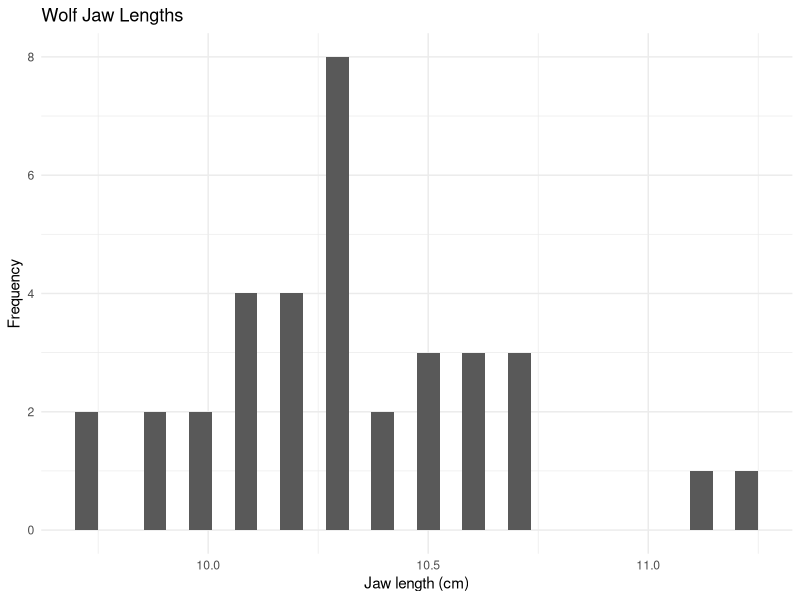
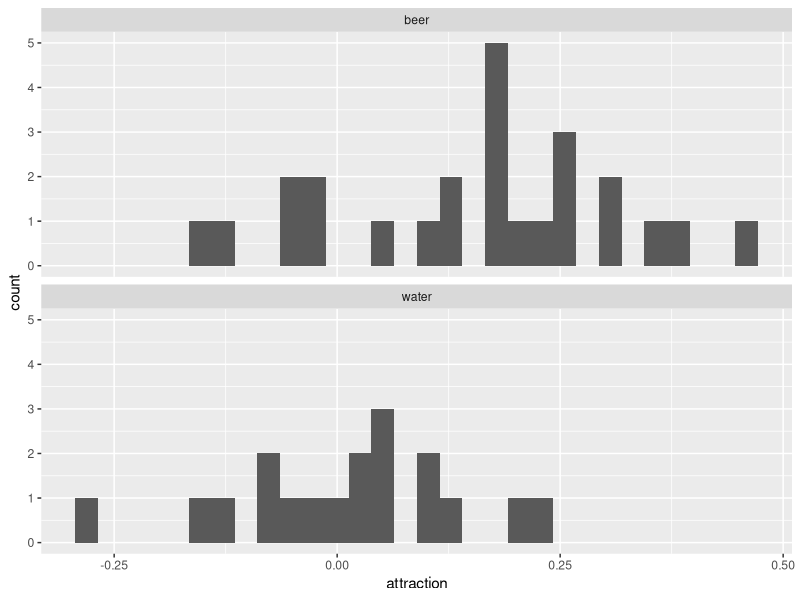
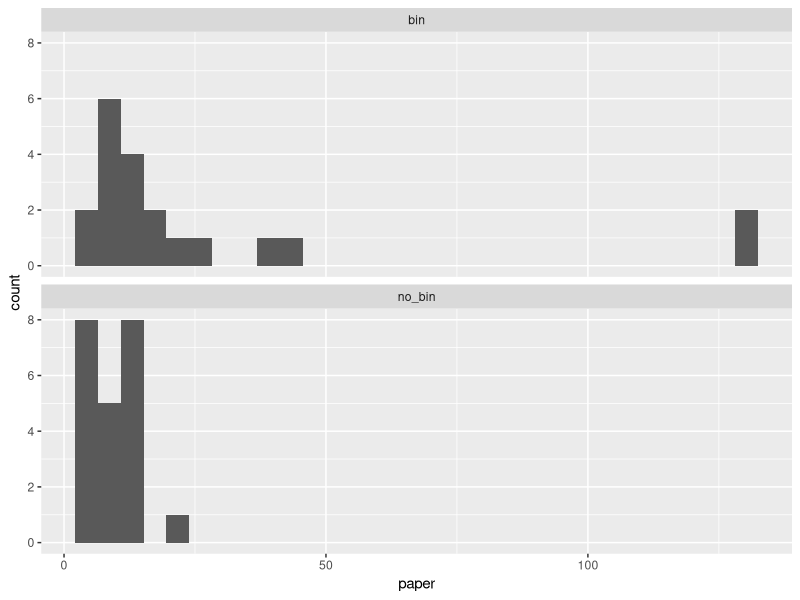
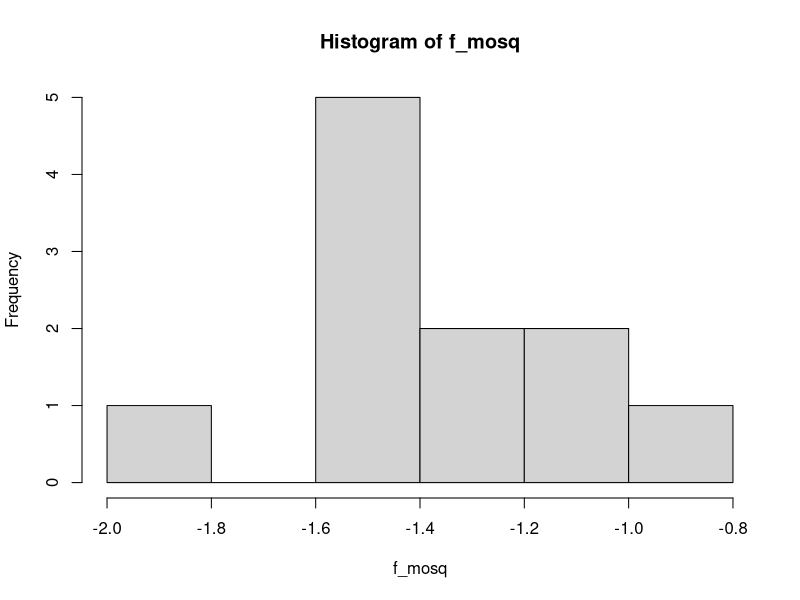
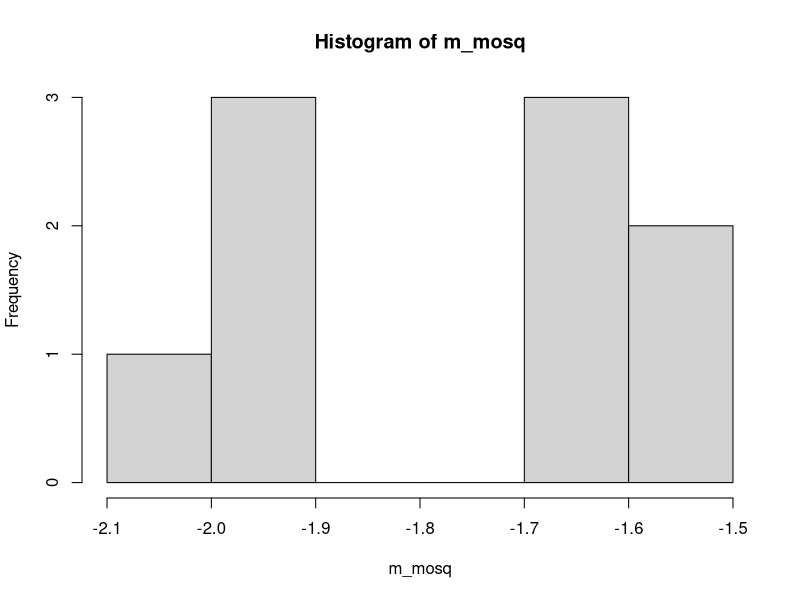

The R script that drew these images, in order:
## ---- chunk 1
knitr::opts_chunk$set(echo = TRUE)

library(tidyverse)
library(kableExtra)

## ---- chunk 2

elev_change <- c(58.9, 7.8, 108.6, 44.8, 11.1, 19.2, 61.9, 30.5, 12.7, 35.8, 7.4, 39.3, 24.0, 62.1, 24.3, 55.3, 32.7, 65.3, -19.3, 7.6, -5.2, -2.1, 31.0, 69.0, 88.6, 39.5, 20.7, 89.0, 69.0, 64.9, 64.8)

## ---- chunk 3

elev_change_mean <- mean(elev_change)

## ---- chunk 4

elev_change_std <- sd(elev_change)

## ---- chunk 5

elev_change_sterr <- elev_change_std/sqrt(length(elev_change))

## ---- chunk 6

# df is one less than n because we have to estimate the stdev from the sample
elev_change_df <- length(elev_change) - 1

## ---- chunk 7

elev_t_crit <- qt(0.975, elev_change_df)

## ---- chunk 8

spread_95 <- qt(0.975, df=elev_change_df) * elev_change_std/sqrt(length(elev_change))

elev_change_lower <- elev_change_mean - spread_95
elev_change_upper <- elev_change_mean + spread_95

## ---- chunk 9

elev_test <- t.test(elev_change)

## ---- chunk 10

n_poll = 50
mean_poll = 18.5
std_poll = 7

spread_95 <- qt(0.975, df=n_poll-1) * std_poll/sqrt(n_poll)

poll_change_lower <- mean_poll - spread_95
poll_change_upper <- mean_poll + spread_95

## ---- chunk 11

elev_var <- var(elev_change)

## ---- chunk 12

elev_critical_chi_hi = qchisq(0.025, df=elev_change_df)

## ---- chunk 13

elev_critical_chi_low = qchisq(0.975, df=elev_change_df)

## ---- chunk 14

elev_var_low <- (length(elev_change)-1) * elev_change_std^2 / elev_critical_chi_low
elev_var_hi <- (length(elev_change)-1) * elev_change_std^2 / elev_critical_chi_hi

## ---- chunk 15

wolf_jaws <- data.frame(length=c(10.2, 10.4, 9.9, 10.7, 10.3, 9.7, 10.3, 10.7, 10.1, 10.6, 10.3, 10.0, 10.2, 10.1, 10.3, 9.9, 9.7, 10.6, 10.4, 10.1, 10.6, 10.3, 10.3, 10.5, 10.2, 10.2, 10.5, 10.1, 11.2, 10.5, 10.3, 10.0, 10.3, 10.7, 11.1))

## ---- chunk 16

ggplot(data=wolf_jaws) + 
  geom_histogram(aes(x=length)) + 
  ggtitle('Wolf Jaw Lengths') + 
  xlab('Jaw length (cm)') + 
  ylab('Frequency') + 
  theme_minimal()

## ---- chunk 17

jaw_mean <- mean(wolf_jaws$length)
jaw_sterr <- sd(wolf_jaws$length)/sqrt(nrow(wolf_jaws))

## ---- chunk 18

spread_95 <- qt(0.975, df=nrow(wolf_jaws)-1) * jaw_sterr

jaw_lower <- jaw_mean - spread_95
jaw_upper <- jaw_mean + spread_95

## ---- chunk 19

jaw_df <- nrow(wolf_jaws)-1
jaw_std <- sd(wolf_jaws$length)

jaw_var_lower <- jaw_df*jaw_std^2 / qchisq(0.995, df=jaw_df)
jaw_var_upper <- jaw_df*jaw_std^2 / qchisq(0.005, df=jaw_df)

## ---- chunk 20

jaw_std_lower <- sqrt(jaw_var_lower)
jaw_std_upper <- sqrt(jaw_var_upper)

## ---- chunk 21

couple_sterr <- 1
couple_mean <- 0.16

couple_spread_95 <- qnorm(0.975) * couple_sterr

couple_lower <- couple_mean - couple_spread_95
couple_upper <- couple_mean + couple_spread_95


## ---- chunk 22

couple_sterr <- 4.2/sqrt(17)

pollution_prob <- pt((4.2-6.4)/couple_sterr, df=17)

## ---- chunk 23

deaths <- data.frame(year = c(1917, 1917, 1919, 1924, 1926, 1932, 1934, 1935, 1940, 1941, 1942),
                     deaths_high = c(22.21, 18.86, 28.21, 31.64, 18.43, 9.50, 24.29, 26.64, 35.07, 38.86, 28.50),
                     deaths_low = c(24.93, 20.00, 29.93, 30.64, 20.86, 10.14, 28.00, 25.29, 35.00, 37.57, 34.79))

kable(deaths) %>% kable_styling()

## ---- chunk 24

deaths$difference <- deaths$deaths_low - deaths$deaths_high
kable(deaths) %>% kable_styling()

## ---- chunk 25

death_diff_mean <- mean(deaths$difference)

## ---- chunk 26

death_diff_stdev <- mean(deaths$difference)

## ---- chunk 27

death_n <- nrow(deaths)
  
## ---- chunk 28

death_sterr <- death_diff_stdev / sqrt(death_n)

## ---- chunk 29

death_t <- (death_diff_mean - 0) / death_sterr

## ---- chunk 30

death_t_crit <- qt(0.975, df = death_n-1)

## ---- chunk 31

death_p_val <- 1-pt(death_t, df=death_n-1)

## ---- chunk 32

var_old <- .369^2
var_young <- .318^2

## ---- chunk 33

pooled_var_dreams <- ((30-1)*var_old + (30-1)*var_young) / (30+30-2)

## ---- chunk 34

sterr_dreams <- sqrt(pooled_var_dreams*(1/30 + 1/30))

## ---- chunk 35

dreams_t <- (.684-.339)/sterr_dreams

## ---- chunk 36

crit_t_dreams <- qt(0.975, df=58)

## ---- chunk 37

p_val_dreams <- 1-pt(dreams_t, df=58) 

## ---- chunk 38

mosquitoes <- data.frame(treatment = c(rep("beer",25), rep("water",18)),
                        attraction = c(0.36, 0.46, 0.06, 0.18, 0.25, 0.18, -0.06, -0.14, 0.12, 0.39, 0.17, -0.16, -0.05, 0.19, 0.25, 0.31, 0.17, -0.03, 0.23, -0.03, 0.26, 0.30, 0.11, 0.13, 0.21, 0.04, 0, -0.08, -0.12, 0.201, -0.039, 0.10, 0.041, 0.02, 0.236, 0.05, 0.097, 0.122, -0.019, 0.021, -0.08, -0.165, -0.28))

## ---- chunk 39

ggplot(data=mosquitoes) + 
  geom_histogram(aes(x=attraction)) + 
  facet_wrap(~treatment, dir="v")
  

## ---- chunk 40

mosquito_test <- t.test(mosquitoes[mosquitoes$treatment=="beer",]$attraction, mosquitoes[mosquitoes$treatment=="water",]$attraction)

## ---- chunk 41

ostriches <- data.frame(ostrich = c(1,2,3,4,5,6),
                        body_temp = c(38.51, 38.45, 38.27, 38.52, 38.62, 38.18),
                        brain_temp = c(39.32, 39.21, 39.20, 38.68, 39.09, 38.94))
ostriches$difference <- ostriches$brain_temp - ostriches$body_temp

kable(ostriches) %>% kable_styling()

## ---- chunk 42

ostrich_test <- t.test(ostriches$difference)

## ---- chunk 43

children_pooled_var <- ((15-1)*1.6^2 + (19-1)*1.7^2)/(15+19-2)
children_t <- (2.8-2.4)/(children_pooled_var*sqrt(1/15+1/19))

children_p <- 1-pt(children_t, df=(15+19-2))

## ---- chunk 44

no_bin <- c(4, 4, 4, 4, 4, 4, 4, 5, 8, 9, 9, 9, 9, 12, 12, 13, 14, 14, 14, 14, 15, 23)
bin <- c(4, 5, 8, 8, 8, 9, 9, 9, 12, 14, 14, 15, 16, 19, 23, 28, 40, 43, 129, 130)

paper <- data.frame(treatment = c(rep("no_bin", length(no_bin)),rep("bin", length(bin))),
                    paper = c(no_bin,bin))

## ---- chunk 45

ggplot(data=paper) + 
  geom_histogram(aes(x=paper)) + 
  facet_wrap(~treatment, dir="v")

## ---- chunk 46

paper$ranks <- rank(paper$paper)

kable(paper) %>% kable_styling()

## ---- chunk 47

r_bin <- sum(paper[paper$treatment=="bin",]$rank)
r_nobin <- sum(paper[paper$treatment=="no_bin",]$rank)
n_bin <- nrow(paper[paper$treatment=="bin",])
n_nobin <- nrow(paper[paper$treatment=="no_bin",])

## ---- chunk 48

U_nobin <- n_bin*n_nobin + (n_nobin*(n_nobin+1))/2 - r_nobin

## ---- chunk 49

U_bin <- n_bin*n_nobin - U_nobin

## ---- chunk 50

pwilcox(max(U_bin,U_nobin), n_bin, n_nobin, lower.tail=F)

## ---- chunk 51

f_mosq <- log(c(0.291, 0.208, 0.241, 0.437, 0.228, 0.256, 0.208, 0.234, 0.320, 0.340, 0.150))
m_mosq <- log(c(0.185, 0.222, 0.149, 0.187, 0.191, 0.219, 0.132, 0.144, 0.140))

hist(f_mosq)

hist(m_mosq)

sd(f_mosq)

sd(m_mosq)

## ---- chunk 52

mosquito_test <- t.test(f_mosq, m_mosq)
